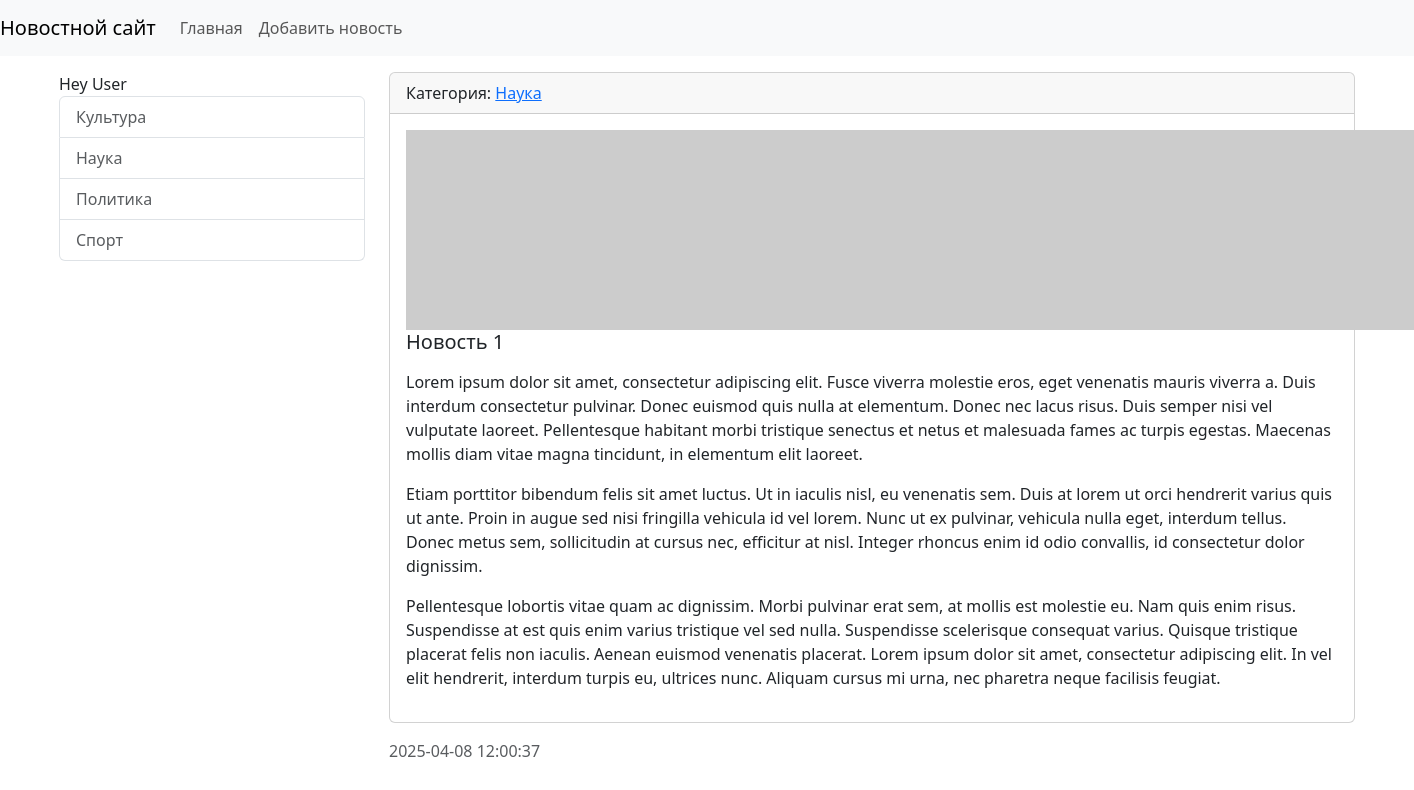
The page /news/1/ on the database its author committed.
### news/models.py (models this page shows, shortened)
class Category(models.Model):
    title = models.CharField(max_length=150, db_index=True, verbose_name='Наименование категории')
    def get_absolute_url(self):
        return reverse('category', kwargs={'category_id': self.pk})
    def __str__(self):
        return self.title
    class Meta:
        verbose_name = 'Категория'
        verbose_name_plural = 'Категории'
        ordering = ['title']

class News(models.Model):
    title = models.CharField(max_length=150, verbose_name='Наименование')
    content = models.TextField(blank=True, verbose_name='Контент')
    created_at = models.DateTimeField(auto_now_add=True, verbose_name='Дата публикации')
    updated_at = models.DateTimeField(auto_now=True, verbose_name='Дата обновления')
    photo = models.ImageField(upload_to='photos/%Y/%m/%d', verbose_name='Фото', blank=True)
    is_published = models.BooleanField(default=True, verbose_name='Опубликовано')
    category = models.ForeignKey('Category', on_delete=models.PROTECT, verbose_name='Наименование категория')
    class Meta:
        verbose_name = 'Новость'
        verbose_name_plural = 'Новости'
        ordering = ['-created_at']

### news/views.py (the view)
# urls.py: path('news/<int:pk>/', ViewNews.as_view(), name='view_news'),
class ViewNews(DetailView):
    model = News
    context_object_name = 'news_item'

### news/templatetags/news_tags.py (called while the page is built)
@register.inclusion_tag('news/list_categories.html')
def show_categories(arg1='Hello', arg2='World'):
    categories = Category.objects.all()
    return {"categories": categories, "arg1": arg1, "arg2": arg2}

### news/templates/news/news_detail.html (shortened to what this page needs)
{% extends 'base.html' %}
{% block sidebar %}
{% include 'inc/_sidebar.html' %}
{% endblock %}
{% block content %}
<div class="card mb-3">
    <div class="card-header">
        Категория: <a href="{{  news_item.category.get_absolute_url }}">{{ news_item.category }}</a>
    </div>
    <div class="card-body">
        {% if news_item.photo %}
        <img src="{{ news_item.photo.url }}" alt="" width="350" class="float-left mr-3">
        {% else %}
        <img src="https://picsum.photos/id/1060/200/348/?blur=2" alt="" class="mr-3">
        {% endif %}
        <h5 class="card-title">{{ news_item.title }}</h5>
        <p class="card-text">{{ news_item.content|safe|linebreaks }}</p>
    </div>
</div>
<div class="card-footer text-muted">
    {{ news_item.created_at|date:"Y-m-d H:i:s" }}
</div>
{% endblock %}

### news/templates/news/list_categories.html
<div class="list-group">
    {{ arg1 }} {{ arg2 }}
    {% for item in categories %}
        <a href="{{ item.get_absolute_url }}" class="list-group-item list-group-item-action">{{ item.title }}</a>
    {% endfor %}
</div>

### DjangoProject/static/css/style.css (style rules this page uses)
body { background-color: white; }

### rows shown on the page
Category: title "Культура"
Category: title "Наука"
Category: title "Политика"
Category: title "Спорт"
News: category "Наука", title "Новость 1", content "Lorem ipsum dolor sit amet, consectetur adipiscing elit. Fusce viverra molestie eros, eget venenatis mauris viverra a. Duis interdum consectetur pulvinar. Donec euismod quis nulla at elementum. Donec nec lacus risus. Duis semper nisi vel vulputate laoreet. Pellentesque habitant morbi tristique senectus et netus et malesuada fames ac turpis egestas. Maecenas mollis diam vitae magna tincidunt, in elementum elit laoreet. Etiam porttitor bibendum felis sit amet luctus. Ut in iaculis nisl, eu venenatis sem. Duis at lorem ut orci hendrerit varius quis ut ante. Proin in augue sed nisi fringilla vehicula id vel lorem. Nunc ut ex pulvinar, vehicula nulla eget, interdum tellus. Donec metus sem,…", created_at "2025-04-08 12:00:37"

### other values the page prints
{{ arg1 }} "Hey"
{{ arg2 }} "User"
